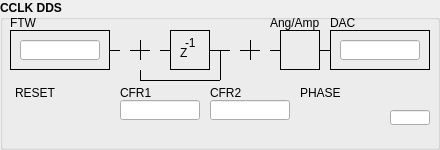
      <widget class="QGroupBox" name="groupBox_11">
       <property name="geometry">
        <rect>
         <x>180</x>
         <y>320</y>
         <width>440</width>
         <height>150</height>
        </rect>
       </property>
       <property name="font">
        <font>
         <weight>75</weight>
         <bold>true</bold>
        </font>
       </property>
       <property name="title">
        <string>CCLK DDS</string>
       </property>
       <widget class="caTextEntry" name="caTextEntry_1">
        <property name="geometry">
         <rect>
          <x>210</x>
          <y>100</y>
          <width>80</width>
          <height>20</height>
         </rect>
        </property>
        <property name="font">
         <font>
          <pointsize>9</pointsize>
         </font>
        </property>
        <property name="channel" stdset="0">
         <string>$(DEV):CCLK-DDS-CFR2</string>
        </property>
        <property name="foreground">
         <color>
          <red>0</red>
          <green>0</green>
          <blue>0</blue>
         </color>
        </property>
        <property name="background">
         <color>
          <red>187</red>
          <green>187</green>
          <blue>187</blue>
         </color>
        </property>
        <property name="colorMode">
         <enum>caLineEdit::Static</enum>
        </property>
        <property name="precisionMode">
         <enum>caLineEdit::Channel</enum>
        </property>
        <property name="limitsMode">
         <enum>caLineEdit::Channel</enum>
        </property>
        <property name="maxValue">
         <double>1.000000000000000</double>
        </property>
        <property name="minValue">
         <double>0.000000000000000</double>
        </property>
        <property name="fontScaleMode">
         <enum>caLineEdit::WidthAndHeight</enum>
        </property>
        <property name="formatType">
         <enum>caLineEdit::hexadecimal</enum>
        </property>
       </widget>
       <widget class="Line" name="line_31">
        <property name="geometry">
         <rect>
          <x>110</x>
          <y>45</y>
          <width>10</width>
          <height>10</height>
         </rect>
        </property>
        <property name="frameShadow">
         <enum>QFrame::Plain</enum>
        </property>
        <property name="lineWidth">
         <number>1</number>
        </property>
        <property name="orientation">
         <enum>Qt::Horizontal</enum>
        </property>
       </widget>
       <widget class="Line" name="line_37">
        <property name="geometry">
         <rect>
          <x>240</x>
          <y>45</y>
          <width>20</width>
          <height>10</height>
         </rect>
        </property>
        <property name="frameShadow">
         <enum>QFrame::Plain</enum>
        </property>
        <property name="lineWidth">
         <number>1</number>
        </property>
        <property name="orientation">
         <enum>Qt::Horizontal</enum>
        </property>
       </widget>
       <widget class="caGraphics" name="caGraphics_1">
        <property name="geometry">
         <rect>
          <x>230</x>
          <y>30</y>
          <width>40</width>
          <height>40</height>
         </rect>
        </property>
        <property name="foreground">
         <color>
          <red>0</red>
          <green>0</green>
          <blue>0</blue>
         </color>
        </property>
        <property name="linestyle" stdset="0">
         <enum>caGraphics::Solid</enum>
        </property>
        <property name="lineColor">
         <color>
          <red>0</red>
          <green>0</green>
          <blue>0</blue>
         </color>
        </property>
        <property name="form">
         <enum>caGraphics::Circle</enum>
        </property>
        <property name="background" stdset="0">
         <color alpha="0">
          <red>0</red>
          <green>0</green>
          <blue>0</blue>
         </color>
        </property>
       </widget>
       <widget class="caTextEntry" name="caTextEntry_0">
        <property name="geometry">
         <rect>
          <x>120</x>
          <y>100</y>
          <width>80</width>
          <height>20</height>
         </rect>
        </property>
        <property name="font">
         <font>
          <pointsize>9</pointsize>
         </font>
        </property>
        <property name="channel" stdset="0">
         <string>$(DEV):CCLK-DDS-CFR1</string>
        </property>
        <property name="foreground">
         <color>
          <red>0</red>
          <green>0</green>
          <blue>0</blue>
         </color>
        </property>
        <property name="background">
         <color>
          <red>187</red>
          <green>187</green>
          <blue>187</blue>
         </color>
        </property>
        <property name="colorMode">
         <enum>caLineEdit::Static</enum>
        </property>
        <property name="precisionMode">
         <enum>caLineEdit::Channel</enum>
        </property>
        <property name="limitsMode">
         <enum>caLineEdit::Channel</enum>
        </property>
        <property name="maxValue">
         <double>1.000000000000000</double>
        </property>
        <property name="minValue">
         <double>0.000000000000000</double>
        </property>
        <property name="fontScaleMode">
         <enum>caLineEdit::WidthAndHeight</enum>
        </property>
        <property name="formatType">
         <enum>caLineEdit::hexadecimal</enum>
        </property>
       </widget>
       <widget class="caLineEdit" name="caLineEdit_0">
        <property name="geometry">
         <rect>
          <x>390</x>
          <y>110</y>
          <width>40</width>
          <height>15</height>
         </rect>
        </property>
        <property name="alignment">
         <set>Qt::AlignAbsolute|Qt::AlignLeading|Qt::AlignLeft|Qt::AlignVCenter</set>
        </property>
        <property name="channel" stdset="0">
         <string>$(DEV):DDS-PHASE.EGU</string>
        </property>
        <property name="foreground">
         <color>
          <red>0</red>
          <green>0</green>
          <blue>0</blue>
         </color>
        </property>
        <property name="background">
         <color>
          <red>187</red>
          <green>187</green>
          <blue>187</blue>
         </color>
        </property>
        <property name="colorMode">
         <enum>caLineEdit::Static</enum>
        </property>
        <property name="precisionMode">
         <enum>caLineEdit::Channel</enum>
        </property>
        <property name="limitsMode">
         <enum>caLineEdit::Channel</enum>
        </property>
        <property name="maxValue">
         <double>1.000000000000000</double>
        </property>
        <property name="minValue">
         <double>0.000000000000000</double>
        </property>
        <property name="fontScaleMode">
         <enum>caLineEdit::WidthAndHeight</enum>
        </property>
        <property name="formatType">
         <enum>caLineEdit::decimal</enum>
        </property>
       </widget>
       <widget class="caGraphics" name="caGraphics_0">
        <property name="geometry">
         <rect>
          <x>120</x>
          <y>30</y>
          <width>40</width>
          <height>40</height>
         </rect>
        </property>
        <property name="foreground">
         <color>
          <red>0</red>
          <green>0</green>
          <blue>0</blue>
         </color>
        </property>
        <property name="linestyle" stdset="0">
         <enum>caGraphics::Solid</enum>
        </property>
        <property name="lineColor">
         <color>
          <red>0</red>
          <green>0</green>
          <blue>0</blue>
         </color>
        </property>
        <property name="form">
         <enum>caGraphics::Circle</enum>
        </property>
        <property name="background" stdset="0">
         <color alpha="0">
          <red>0</red>
          <green>0</green>
          <blue>0</blue>
         </color>
        </property>
       </widget>
       <widget class="Line" name="line_47">
        <property name="geometry">
         <rect>
          <x>215</x>
          <y>50</y>
          <width>10</width>
          <height>30</height>
         </rect>
        </property>
        <property name="frameShadow">
         <enum>QFrame::Plain</enum>
        </property>
        <property name="lineWidth">
         <number>1</number>
        </property>
        <property name="orientation">
         <enum>Qt::Vertical</enum>
        </property>
       </widget>
       <widget class="QFrame" name="frame_7">
        <property name="geometry">
         <rect>
          <x>330</x>
          <y>30</y>
          <width>100</width>
          <height>40</height>
         </rect>
        </property>
        <property name="font">
         <font>
          <weight>50</weight>
          <bold>false</bold>
         </font>
        </property>
        <property name="frameShape">
         <enum>QFrame::Box</enum>
        </property>
        <property name="frameShadow">
         <enum>QFrame::Plain</enum>
        </property>
        <widget class="caTextEntry" name="caTextEntry_25">
         <property name="geometry">
          <rect>
           <x>10</x>
           <y>10</y>
           <width>80</width>
           <height>20</height>
          </rect>
         </property>
         <property name="channel" stdset="0">
          <string>$(DEV):CCLK-DDS-DAC</string>
         </property>
         <property name="foreground">
          <color>
           <red>0</red>
           <green>0</green>
           <blue>0</blue>
          </color>
         </property>
         <property name="background">
          <color>
           <red>187</red>
           <green>187</green>
           <blue>187</blue>
          </color>
         </property>
         <property name="colorMode">
          <enum>caLineEdit::Static</enum>
         </property>
         <property name="precisionMode">
          <enum>caLineEdit::Channel</enum>
         </property>
         <property name="limitsMode">
          <enum>caLineEdit::Channel</enum>
         </property>
         <property name="maxValue">
          <double>1.000000000000000</double>
         </property>
         <property name="minValue">
          <double>0.000000000000000</double>
         </property>
         <property name="fontScaleMode">
          <enum>caLineEdit::WidthAndHeight</enum>
         </property>
         <property name="formatType">
          <enum>caLineEdit::hexadecimal</enum>
         </property>
        </widget>
       </widget>
       <widget class="QFrame" name="frame_5">
        <property name="geometry">
         <rect>
          <x>10</x>
          <y>30</y>
          <width>100</width>
          <height>40</height>
         </rect>
        </property>
        <property name="font">
         <font>
          <weight>50</weight>
          <bold>false</bold>
         </font>
        </property>
        <property name="frameShape">
         <enum>QFrame::Box</enum>
        </property>
        <property name="frameShadow">
         <enum>QFrame::Plain</enum>
        </property>
        <widget class="caTextEntry" name="caTextEntry_3">
         <property name="geometry">
          <rect>
           <x>10</x>
           <y>10</y>
           <width>80</width>
           <height>20</height>
          </rect>
         </property>
         <property name="font">
          <font>
           <pointsize>9</pointsize>
          </font>
         </property>
         <property name="channel" stdset="0">
          <string>$(DEV):CCLK-DDS-FTW</string>
         </property>
         <property name="foreground">
          <color>
           <red>0</red>
           <green>0</green>
           <blue>0</blue>
          </color>
         </property>
         <property name="background">
          <color>
           <red>187</red>
           <green>187</green>
           <blue>187</blue>
          </color>
         </property>
         <property name="colorMode">
          <enum>caLineEdit::Static</enum>
         </property>
         <property name="precisionMode">
          <enum>caLineEdit::Channel</enum>
         </property>
         <property name="limitsMode">
          <enum>caLineEdit::Channel</enum>
         </property>
         <property name="maxValue">
          <double>1.000000000000000</double>
         </property>
         <property name="minValue">
          <double>0.000000000000000</double>
         </property>
         <property name="fontScaleMode">
          <enum>caLineEdit::WidthAndHeight</enum>
         </property>
         <property name="formatType">
          <enum>caLineEdit::hexadecimal</enum>
         </property>
        </widget>
       </widget>
       <widget class="Line" name="line_39">
        <property name="geometry">
         <rect>
          <x>140</x>
          <y>75</y>
          <width>80</width>
          <height>10</height>
         </rect>
        </property>
        <property name="frameShadow">
         <enum>QFrame::Plain</enum>
        </property>
        <property name="lineWidth">
         <number>1</number>
        </property>
        <property name="orientation">
         <enum>Qt::Horizontal</enum>
        </property>
       </widget>
       <widget class="caNumeric" name="caNumeric_0">
        <property name="geometry">
         <rect>
          <x>300</x>
          <y>100</y>
          <width>80</width>
          <height>40</height>
         </rect>
        </property>
        <property name="minimumSize">
         <size>
          <width>45</width>
          <height>40</height>
         </size>
        </property>
        <property name="autoFillBackground">
         <bool>false</bool>
        </property>
        <property name="integerDigits" stdset="0">
         <number>3</number>
        </property>
        <property name="digitsFontScaleEnabled">
         <bool>true</bool>
        </property>
        <property name="channel" stdset="0">
         <string>$(DEV):DDS-PHASE</string>
        </property>
        <property name="foreground">
         <color>
          <red>0</red>
          <green>0</green>
          <blue>0</blue>
         </color>
        </property>
        <property name="background">
         <color>
          <red>187</red>
          <green>187</green>
          <blue>187</blue>
         </color>
        </property>
        <property name="precisionMode">
         <enum>caNumeric::User</enum>
        </property>
        <property name="fixedFormat">
         <bool>false</bool>
        </property>
        <property name="limitsMode">
         <enum>caNumeric::Channel</enum>
        </property>
        <property name="maxValue">
         <double>1.000000000000000</double>
        </property>
        <property name="minValue">
         <double>0.000000000000000</double>
        </property>
       </widget>
       <widget class="QFrame" name="frame_9">
        <property name="geometry">
         <rect>
          <x>170</x>
          <y>30</y>
          <width>40</width>
          <height>40</height>
         </rect>
        </property>
        <property name="font">
         <font>
          <weight>50</weight>
          <bold>false</bold>
         </font>
        </property>
        <property name="frameShape">
         <enum>QFrame::Box</enum>
        </property>
        <property name="frameShadow">
         <enum>QFrame::Plain</enum>
        </property>
        <widget class="QLabel" name="label_48">
         <property name="geometry">
          <rect>
           <x>10</x>
           <y>15</y>
           <width>20</width>
           <height>16</height>
          </rect>
         </property>
         <property name="sizePolicy">
          <sizepolicy hsizetype="Preferred" vsizetype="Fixed">
           <horstretch>0</horstretch>
           <verstretch>0</verstretch>
          </sizepolicy>
         </property>
         <property name="minimumSize">
          <size>
           <width>20</width>
           <height>15</height>
          </size>
         </property>
         <property name="font">
          <font>
           <weight>50</weight>
           <bold>false</bold>
          </font>
         </property>
         <property name="text">
          <string>Z</string>
         </property>
         <property name="alignment">
          <set>Qt::AlignLeading|Qt::AlignLeft|Qt::AlignVCenter</set>
         </property>
        </widget>
        <widget class="QLabel" name="label_49">
         <property name="geometry">
          <rect>
           <x>15</x>
           <y>5</y>
           <width>20</width>
           <height>16</height>
          </rect>
         </property>
         <property name="sizePolicy">
          <sizepolicy hsizetype="Preferred" vsizetype="Fixed">
           <horstretch>0</horstretch>
           <verstretch>0</verstretch>
          </sizepolicy>
         </property>
         <property name="minimumSize">
          <size>
           <width>20</width>
           <height>15</height>
          </size>
         </property>
         <property name="font">
          <font>
           <weight>50</weight>
           <bold>false</bold>
          </font>
         </property>
         <property name="text">
          <string>-1</string>
         </property>
         <property name="alignment">
          <set>Qt::AlignLeading|Qt::AlignLeft|Qt::AlignVCenter</set>
         </property>
        </widget>
       </widget>
       <widget class="QFrame" name="frame_10">
        <property name="geometry">
         <rect>
          <x>280</x>
          <y>30</y>
          <width>40</width>
          <height>40</height>
         </rect>
        </property>
        <property name="frameShape">
         <enum>QFrame::Box</enum>
        </property>
        <property name="frameShadow">
         <enum>QFrame::Plain</enum>
        </property>
       </widget>
       <widget class="Line" name="line_38">
        <property name="geometry">
         <rect>
          <x>130</x>
          <y>45</y>
          <width>20</width>
          <height>10</height>
         </rect>
        </property>
        <property name="frameShadow">
         <enum>QFrame::Plain</enum>
        </property>
        <property name="lineWidth">
         <number>1</number>
        </property>
        <property name="orientation">
         <enum>Qt::Horizontal</enum>
        </property>
       </widget>
       <widget class="Line" name="line_36">
        <property name="geometry">
         <rect>
          <x>320</x>
          <y>45</y>
          <width>10</width>
          <height>10</height>
         </rect>
        </property>
        <property name="frameShadow">
         <enum>QFrame::Plain</enum>
        </property>
        <property name="lineWidth">
         <number>1</number>
        </property>
        <property name="orientation">
         <enum>Qt::Horizontal</enum>
        </property>
       </widget>
       <widget class="Line" name="line_35">
        <property name="geometry">
         <rect>
          <x>270</x>
          <y>45</y>
          <width>10</width>
          <height>10</height>
         </rect>
        </property>
        <property name="frameShadow">
         <enum>QFrame::Plain</enum>
        </property>
        <property name="lineWidth">
         <number>1</number>
        </property>
        <property name="orientation">
         <enum>Qt::Horizontal</enum>
        </property>
       </widget>
       <widget class="Line" name="line_33">
        <property name="geometry">
         <rect>
          <x>160</x>
          <y>45</y>
          <width>10</width>
          <height>10</height>
         </rect>
        </property>
        <property name="frameShadow">
         <enum>QFrame::Plain</enum>
        </property>
        <property name="lineWidth">
         <number>1</number>
        </property>
        <property name="orientation">
         <enum>Qt::Horizontal</enum>
        </property>
       </widget>
       <widget class="Line" name="line_46">
        <property name="geometry">
         <rect>
          <x>135</x>
          <y>70</y>
          <width>10</width>
          <height>10</height>
         </rect>
        </property>
        <property name="frameShadow">
         <enum>QFrame::Plain</enum>
        </property>
        <property name="lineWidth">
         <number>1</number>
        </property>
        <property name="orientation">
         <enum>Qt::Vertical</enum>
        </property>
       </widget>
       <widget class="Line" name="line_34">
        <property name="geometry">
         <rect>
          <x>210</x>
          <y>45</y>
          <width>20</width>
          <height>10</height>
         </rect>
        </property>
        <property name="frameShadow">
         <enum>QFrame::Plain</enum>
        </property>
        <property name="lineWidth">
         <number>1</number>
        </property>
        <property name="orientation">
         <enum>Qt::Horizontal</enum>
        </property>
       </widget>
       <widget class="caChoice" name="caChoice_0">
        <property name="geometry">
         <rect>
          <x>15</x>
          <y>100</y>
          <width>60</width>
          <height>30</height>
         </rect>
        </property>
        <property name="channel" stdset="0">
         <string>$(DEV):CCLK-DDS-RESET</string>
        </property>
        <property name="foreground">
         <color>
          <red>0</red>
          <green>0</green>
          <blue>0</blue>
         </color>
        </property>
        <property name="background">
         <color>
          <red>187</red>
          <green>187</green>
          <blue>187</blue>
         </color>
        </property>
        <property name="colorMode">
         <enum>caChoice::Static</enum>
        </property>
        <property name="endBit">
         <number>1</number>
        </property>
        <property name="fontScaleMode">
         <enum>EPushButton::None</enum>
        </property>
       </widget>
       <widget class="QLabel" name="label_27">
        <property name="geometry">
         <rect>
          <x>330</x>
          <y>15</y>
          <width>60</width>
          <height>15</height>
         </rect>
        </property>
        <property name="sizePolicy">
         <sizepolicy hsizetype="Preferred" vsizetype="Fixed">
          <horstretch>0</horstretch>
          <verstretch>0</verstretch>
         </sizepolicy>
        </property>
        <property name="minimumSize">
         <size>
          <width>0</width>
          <height>15</height>
         </size>
        </property>
        <property name="font">
         <font>
          <weight>50</weight>
          <bold>false</bold>
         </font>
        </property>
        <property name="text">
         <string>DAC</string>
        </property>
        <property name="alignment">
         <set>Qt::AlignLeading|Qt::AlignLeft|Qt::AlignVCenter</set>
        </property>
       </widget>
       <widget class="QLabel" name="label_28">
        <property name="geometry">
         <rect>
          <x>300</x>
          <y>85</y>
          <width>60</width>
          <height>15</height>
         </rect>
        </property>
        <property name="sizePolicy">
         <sizepolicy hsizetype="Preferred" vsizetype="Fixed">
          <horstretch>0</horstretch>
          <verstretch>0</verstretch>
         </sizepolicy>
        </property>
        <property name="minimumSize">
         <size>
          <width>0</width>
          <height>15</height>
         </size>
        </property>
        <property name="font">
         <font>
          <weight>50</weight>
          <bold>false</bold>
         </font>
        </property>
        <property name="text">
         <string>PHASE</string>
        </property>
        <property name="alignment">
         <set>Qt::AlignLeading|Qt::AlignLeft|Qt::AlignVCenter</set>
        </property>
       </widget>
       <widget class="QLabel" name="label_29">
        <property name="geometry">
         <rect>
          <x>210</x>
          <y>85</y>
          <width>60</width>
          <height>15</height>
         </rect>
        </property>
        <property name="sizePolicy">
         <sizepolicy hsizetype="Preferred" vsizetype="Fixed">
          <horstretch>0</horstretch>
          <verstretch>0</verstretch>
         </sizepolicy>
        </property>
        <property name="minimumSize">
         <size>
          <width>0</width>
          <height>15</height>
         </size>
        </property>
        <property name="font">
         <font>
          <weight>50</weight>
          <bold>false</bold>
         </font>
        </property>
        <property name="text">
         <string>CFR2</string>
        </property>
        <property name="alignment">
         <set>Qt::AlignLeading|Qt::AlignLeft|Qt::AlignVCenter</set>
        </property>
       </widget>
       <widget class="QLabel" name="label_30">
        <property name="geometry">
         <rect>
          <x>120</x>
          <y>85</y>
          <width>60</width>
          <height>15</height>
         </rect>
        </property>
        <property name="sizePolicy">
         <sizepolicy hsizetype="Preferred" vsizetype="Fixed">
          <horstretch>0</horstretch>
          <verstretch>0</verstretch>
         </sizepolicy>
        </property>
        <property name="minimumSize">
         <size>
          <width>0</width>
          <height>15</height>
         </size>
        </property>
        <property name="font">
         <font>
          <weight>50</weight>
          <bold>false</bold>
         </font>
        </property>
        <property name="text">
         <string>CFR1</string>
        </property>
        <property name="alignment">
         <set>Qt::AlignLeading|Qt::AlignLeft|Qt::AlignVCenter</set>
        </property>
       </widget>
       <widget class="QLabel" name="label_31">
        <property name="geometry">
         <rect>
          <x>10</x>
          <y>15</y>
          <width>60</width>
          <height>15</height>
         </rect>
        </property>
        <property name="sizePolicy">
         <sizepolicy hsizetype="Preferred" vsizetype="Fixed">
          <horstretch>0</horstretch>
          <verstretch>0</verstretch>
         </sizepolicy>
        </property>
        <property name="minimumSize">
         <size>
          <width>0</width>
          <height>15</height>
         </size>
        </property>
        <property name="font">
         <font>
          <weight>50</weight>
          <bold>false</bold>
         </font>
        </property>
        <property name="text">
         <string>FTW</string>
        </property>
        <property name="alignment">
         <set>Qt::AlignLeading|Qt::AlignLeft|Qt::AlignVCenter</set>
        </property>
       </widget>
       <widget class="QLabel" name="label_32">
        <property name="geometry">
         <rect>
          <x>15</x>
          <y>85</y>
          <width>60</width>
          <height>15</height>
         </rect>
        </property>
        <property name="sizePolicy">
         <sizepolicy hsizetype="Preferred" vsizetype="Fixed">
          <horstretch>0</horstretch>
          <verstretch>0</verstretch>
         </sizepolicy>
        </property>
        <property name="minimumSize">
         <size>
          <width>0</width>
          <height>15</height>
         </size>
        </property>
        <property name="font">
         <font>
          <weight>50</weight>
          <bold>false</bold>
         </font>
        </property>
        <property name="text">
         <string>RESET</string>
        </property>
        <property name="alignment">
         <set>Qt::AlignLeading|Qt::AlignLeft|Qt::AlignVCenter</set>
        </property>
       </widget>
       <widget class="QLabel" name="label_47">
        <property name="geometry">
         <rect>
          <x>270</x>
          <y>15</y>
          <width>60</width>
          <height>15</height>
         </rect>
        </property>
        <property name="sizePolicy">
         <sizepolicy hsizetype="Preferred" vsizetype="Fixed">
          <horstretch>0</horstretch>
          <verstretch>0</verstretch>
         </sizepolicy>
        </property>
        <property name="minimumSize">
         <size>
          <width>0</width>
          <height>15</height>
         </size>
        </property>
        <property name="font">
         <font>
          <weight>50</weight>
          <bold>false</bold>
         </font>
        </property>
        <property name="text">
         <string>Ang/Amp</string>
        </property>
        <property name="alignment">
         <set>Qt::AlignLeading|Qt::AlignLeft|Qt::AlignVCenter</set>
        </property>
       </widget>
       <widget class="Line" name="line_55">
        <property name="geometry">
         <rect>
          <x>245</x>
          <y>40</y>
          <width>10</width>
          <height>20</height>
         </rect>
        </property>
        <property name="frameShadow">
         <enum>QFrame::Plain</enum>
        </property>
        <property name="lineWidth">
         <number>1</number>
        </property>
        <property name="orientation">
         <enum>Qt::Vertical</enum>
        </property>
       </widget>
       <widget class="Line" name="line_54">
        <property name="geometry">
         <rect>
          <x>135</x>
          <y>40</y>
          <width>10</width>
          <height>20</height>
         </rect>
        </property>
        <property name="frameShadow">
         <enum>QFrame::Plain</enum>
        </property>
        <property name="lineWidth">
         <number>1</number>
        </property>
        <property name="orientation">
         <enum>Qt::Vertical</enum>
        </property>
       </widget>
      </widget>
